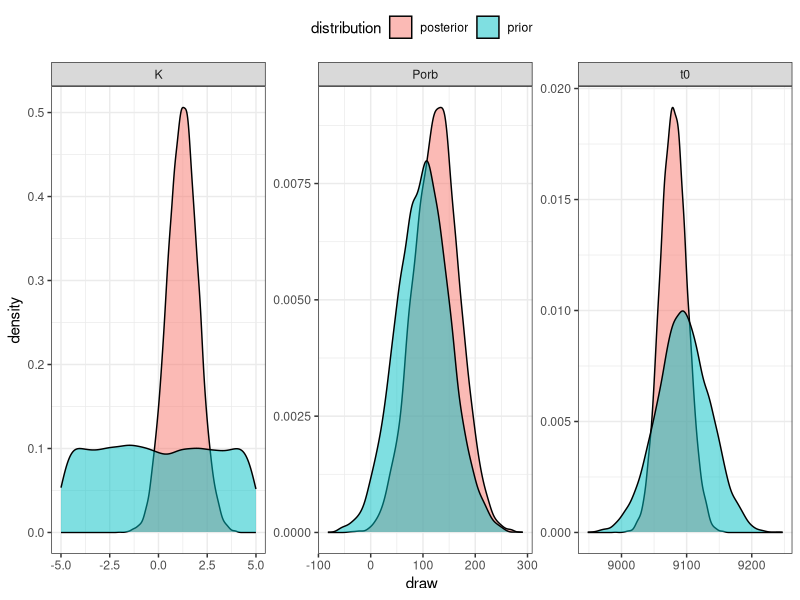

The R script that drew this image:
## ---- chunk 1
library(ggplot2)
library(dplyr)
library(tidyr)

theme_set(theme_bw())

n_draws <- 10000

set.seed(1)
draws <- data.frame(
  t0_prior = rnorm(n_draws, 9095, 40),
  t0_posterior = rnorm(n_draws, 9080.27, mean(c(21.25,20.41))),
  Porb_prior = rnorm(n_draws, 100, 50),
  Porb_posterior = rnorm(n_draws, 125.8, mean(c(31.5, 55.2))),
  K_prior = runif(n_draws, -5, 5),
  K_posterior = rnorm(n_draws, 1.25, mean(c(0.83, 0.71)))
) |> 
  pivot_longer(everything(), names_to = "param_dist", values_to = "draw") |> 
  separate(param_dist, into = c("parameter", "distribution"))

ggplot(draws) +
  aes(x = draw, fill = distribution) +
  geom_density(alpha = 0.5) +
  facet_wrap(vars(parameter), scales = "free") +
  theme(legend.position = "top")
